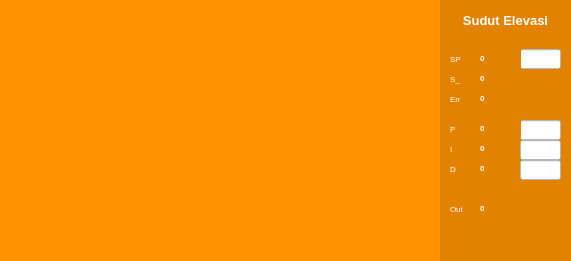
   <widget class="QWidget" name="widget_8" native="true">
    <property name="geometry">
     <rect>
      <x>700</x>
      <y>420</y>
      <width>571</width>
      <height>261</height>
     </rect>
    </property>
    <property name="font">
     <font>
      <pointsize>6</pointsize>
     </font>
    </property>
    <property name="styleSheet">
     <string notr="true">background-color: rgb(255, 146, 1);
color: rgb(255, 255, 255);</string>
    </property>
    <widget class="QWidget" name="widget_10" native="true">
     <property name="geometry">
      <rect>
       <x>440</x>
       <y>0</y>
       <width>131</width>
       <height>261</height>
      </rect>
     </property>
     <property name="styleSheet">
      <string notr="true">background-color: rgb(227, 129, 0);
color: rgb(255, 255, 255);</string>
     </property>
     <widget class="QLineEdit" name="set_p_el">
      <property name="geometry">
       <rect>
        <x>80</x>
        <y>120</y>
        <width>41</width>
        <height>20</height>
       </rect>
      </property>
      <property name="styleSheet">
       <string notr="true">background-color: rgb(255, 255, 255);
color: rgb(0, 0, 0);</string>
      </property>
     </widget>
     <widget class="QLabel" name="i_el">
      <property name="geometry">
       <rect>
        <x>40</x>
        <y>140</y>
        <width>41</width>
        <height>17</height>
       </rect>
      </property>
      <property name="styleSheet">
       <string notr="true">color: rgb(255, 255, 255);</string>
      </property>
      <property name="text">
       <string>&lt;html&gt;&lt;head/&gt;&lt;body&gt;&lt;p&gt;&lt;span style=&quot; font-weight:600;&quot;&gt;0&lt;/span&gt;&lt;/p&gt;&lt;/body&gt;&lt;/html&gt;</string>
      </property>
     </widget>
     <widget class="QLabel" name="label_34">
      <property name="geometry">
       <rect>
        <x>10</x>
        <y>90</y>
        <width>16</width>
        <height>17</height>
       </rect>
      </property>
      <property name="styleSheet">
       <string notr="true">color: rgb(255, 255, 255);</string>
      </property>
      <property name="text">
       <string>Err</string>
      </property>
     </widget>
     <widget class="QLabel" name="label_35">
      <property name="geometry">
       <rect>
        <x>10</x>
        <y>50</y>
        <width>16</width>
        <height>17</height>
       </rect>
      </property>
      <property name="styleSheet">
       <string notr="true">color: rgb(255, 255, 255);</string>
      </property>
      <property name="text">
       <string>SP</string>
      </property>
     </widget>
     <widget class="QLabel" name="skr_el">
      <property name="geometry">
       <rect>
        <x>40</x>
        <y>70</y>
        <width>41</width>
        <height>17</height>
       </rect>
      </property>
      <property name="styleSheet">
       <string notr="true">color: rgb(255, 255, 255);</string>
      </property>
      <property name="text">
       <string>&lt;html&gt;&lt;head/&gt;&lt;body&gt;&lt;p&gt;&lt;span style=&quot; font-weight:600;&quot;&gt;0&lt;/span&gt;&lt;/p&gt;&lt;/body&gt;&lt;/html&gt;</string>
      </property>
     </widget>
     <widget class="QLabel" name="o_el">
      <property name="geometry">
       <rect>
        <x>40</x>
        <y>200</y>
        <width>41</width>
        <height>17</height>
       </rect>
      </property>
      <property name="styleSheet">
       <string notr="true">color: rgb(255, 255, 255);</string>
      </property>
      <property name="text">
       <string>&lt;html&gt;&lt;head/&gt;&lt;body&gt;&lt;p&gt;&lt;span style=&quot; font-weight:600;&quot;&gt;0&lt;/span&gt;&lt;/p&gt;&lt;/body&gt;&lt;/html&gt;</string>
      </property>
     </widget>
     <widget class="QLabel" name="label_38">
      <property name="geometry">
       <rect>
        <x>10</x>
        <y>200</y>
        <width>21</width>
        <height>17</height>
       </rect>
      </property>
      <property name="styleSheet">
       <string notr="true">color: rgb(255, 255, 255);</string>
      </property>
      <property name="text">
       <string>Out</string>
      </property>
     </widget>
     <widget class="QLabel" name="d_el">
      <property name="geometry">
       <rect>
        <x>40</x>
        <y>160</y>
        <width>41</width>
        <height>17</height>
       </rect>
      </property>
      <property name="styleSheet">
       <string notr="true">color: rgb(255, 255, 255);</string>
      </property>
      <property name="text">
       <string>&lt;html&gt;&lt;head/&gt;&lt;body&gt;&lt;p&gt;&lt;span style=&quot; font-weight:600;&quot;&gt;0&lt;/span&gt;&lt;/p&gt;&lt;/body&gt;&lt;/html&gt;</string>
      </property>
     </widget>
     <widget class="QLineEdit" name="set_sp_el">
      <property name="geometry">
       <rect>
        <x>80</x>
        <y>49</y>
        <width>41</width>
        <height>20</height>
       </rect>
      </property>
      <property name="styleSheet">
       <string notr="true">background-color: rgb(255, 255, 255);
color: rgb(0, 0, 0);</string>
      </property>
     </widget>
     <widget class="QLabel" name="err_el">
      <property name="geometry">
       <rect>
        <x>40</x>
        <y>90</y>
        <width>41</width>
        <height>17</height>
       </rect>
      </property>
      <property name="styleSheet">
       <string notr="true">color: rgb(255, 255, 255);</string>
      </property>
      <property name="text">
       <string>&lt;html&gt;&lt;head/&gt;&lt;body&gt;&lt;p&gt;&lt;span style=&quot; font-weight:600;&quot;&gt;0&lt;/span&gt;&lt;/p&gt;&lt;/body&gt;&lt;/html&gt;</string>
      </property>
     </widget>
     <widget class="QLineEdit" name="set_d_el">
      <property name="geometry">
       <rect>
        <x>80</x>
        <y>160</y>
        <width>41</width>
        <height>20</height>
       </rect>
      </property>
      <property name="styleSheet">
       <string notr="true">background-color: rgb(255, 255, 255);
color: rgb(0, 0, 0);</string>
      </property>
     </widget>
     <widget class="QLabel" name="label_41">
      <property name="geometry">
       <rect>
        <x>10</x>
        <y>140</y>
        <width>16</width>
        <height>17</height>
       </rect>
      </property>
      <property name="styleSheet">
       <string notr="true">color: rgb(255, 255, 255);</string>
      </property>
      <property name="text">
       <string>I</string>
      </property>
     </widget>
     <widget class="QLabel" name="label_42">
      <property name="geometry">
       <rect>
        <x>10</x>
        <y>160</y>
        <width>21</width>
        <height>17</height>
       </rect>
      </property>
      <property name="styleSheet">
       <string notr="true">color: rgb(255, 255, 255);</string>
      </property>
      <property name="text">
       <string>D</string>
      </property>
     </widget>
     <widget class="QLabel" name="sp_el">
      <property name="geometry">
       <rect>
        <x>40</x>
        <y>50</y>
        <width>41</width>
        <height>17</height>
       </rect>
      </property>
      <property name="styleSheet">
       <string notr="true">color: rgb(255, 255, 255);</string>
      </property>
      <property name="text">
       <string>&lt;html&gt;&lt;head/&gt;&lt;body&gt;&lt;p&gt;&lt;span style=&quot; font-weight:600;&quot;&gt;0&lt;/span&gt;&lt;/p&gt;&lt;/body&gt;&lt;/html&gt;</string>
      </property>
     </widget>
     <widget class="QLabel" name="label_44">
      <property name="geometry">
       <rect>
        <x>10</x>
        <y>70</y>
        <width>16</width>
        <height>17</height>
       </rect>
      </property>
      <property name="styleSheet">
       <string notr="true">color: rgb(255, 255, 255);</string>
      </property>
      <property name="text">
       <string>S_</string>
      </property>
     </widget>
     <widget class="QLineEdit" name="set_i_el">
      <property name="geometry">
       <rect>
        <x>80</x>
        <y>140</y>
        <width>41</width>
        <height>20</height>
       </rect>
      </property>
      <property name="styleSheet">
       <string notr="true">background-color: rgb(255, 255, 255);
color: rgb(0, 0, 0);</string>
      </property>
     </widget>
     <widget class="QLabel" name="label_45">
      <property name="geometry">
       <rect>
        <x>10</x>
        <y>120</y>
        <width>16</width>
        <height>17</height>
       </rect>
      </property>
      <property name="styleSheet">
       <string notr="true">color: rgb(255, 255, 255);</string>
      </property>
      <property name="text">
       <string>P</string>
      </property>
     </widget>
     <widget class="QLabel" name="p_el">
      <property name="geometry">
       <rect>
        <x>40</x>
        <y>120</y>
        <width>41</width>
        <height>17</height>
       </rect>
      </property>
      <property name="styleSheet">
       <string notr="true">color: rgb(255, 255, 255);</string>
      </property>
      <property name="text">
       <string>&lt;html&gt;&lt;head/&gt;&lt;body&gt;&lt;p&gt;&lt;span style=&quot; font-weight:600;&quot;&gt;0&lt;/span&gt;&lt;/p&gt;&lt;/body&gt;&lt;/html&gt;</string>
      </property>
     </widget>
     <widget class="QLabel" name="label_49">
      <property name="geometry">
       <rect>
        <x>0</x>
        <y>10</y>
        <width>131</width>
        <height>21</height>
       </rect>
      </property>
      <property name="font">
       <font>
        <family>MS Shell Dlg 2</family>
        <pointsize>10</pointsize>
        <weight>75</weight>
        <bold>true</bold>
       </font>
      </property>
      <property name="autoFillBackground">
       <bool>false</bool>
      </property>
      <property name="styleSheet">
       <string notr="true">color: rgb(255, 255, 255);
background-color: rgb(227, 129, 0);</string>
      </property>
      <property name="text">
       <string>Sudut Elevasi</string>
      </property>
      <property name="alignment">
       <set>Qt::AlignCenter</set>
      </property>
     </widget>
    </widget>
    <widget class="QwtPlot" name="qwtPlot_2">
     <property name="geometry">
      <rect>
       <x>10</x>
       <y>10</y>
       <width>421</width>
       <height>241</height>
      </rect>
     </property>
    </widget>
   </widget>
